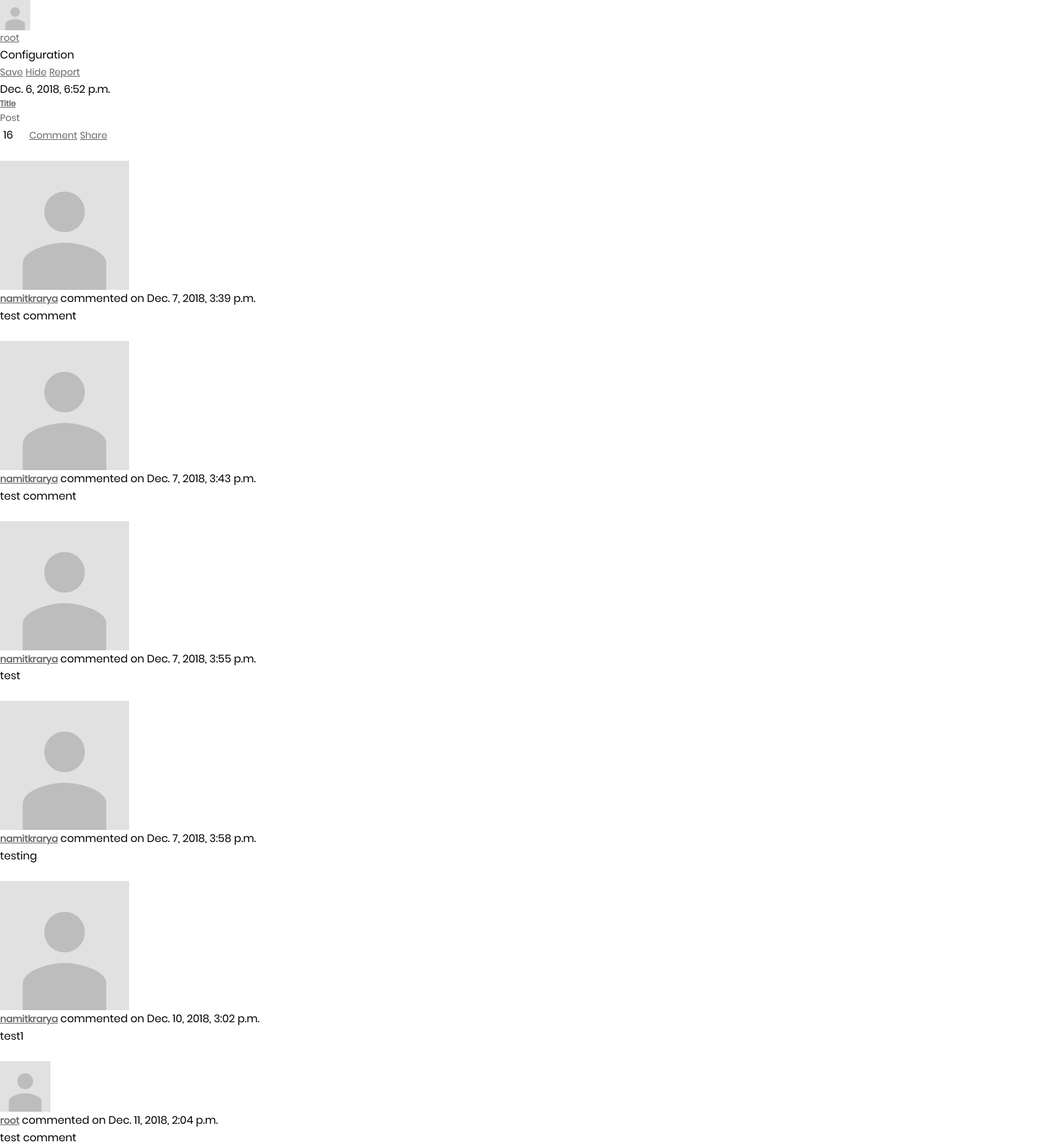
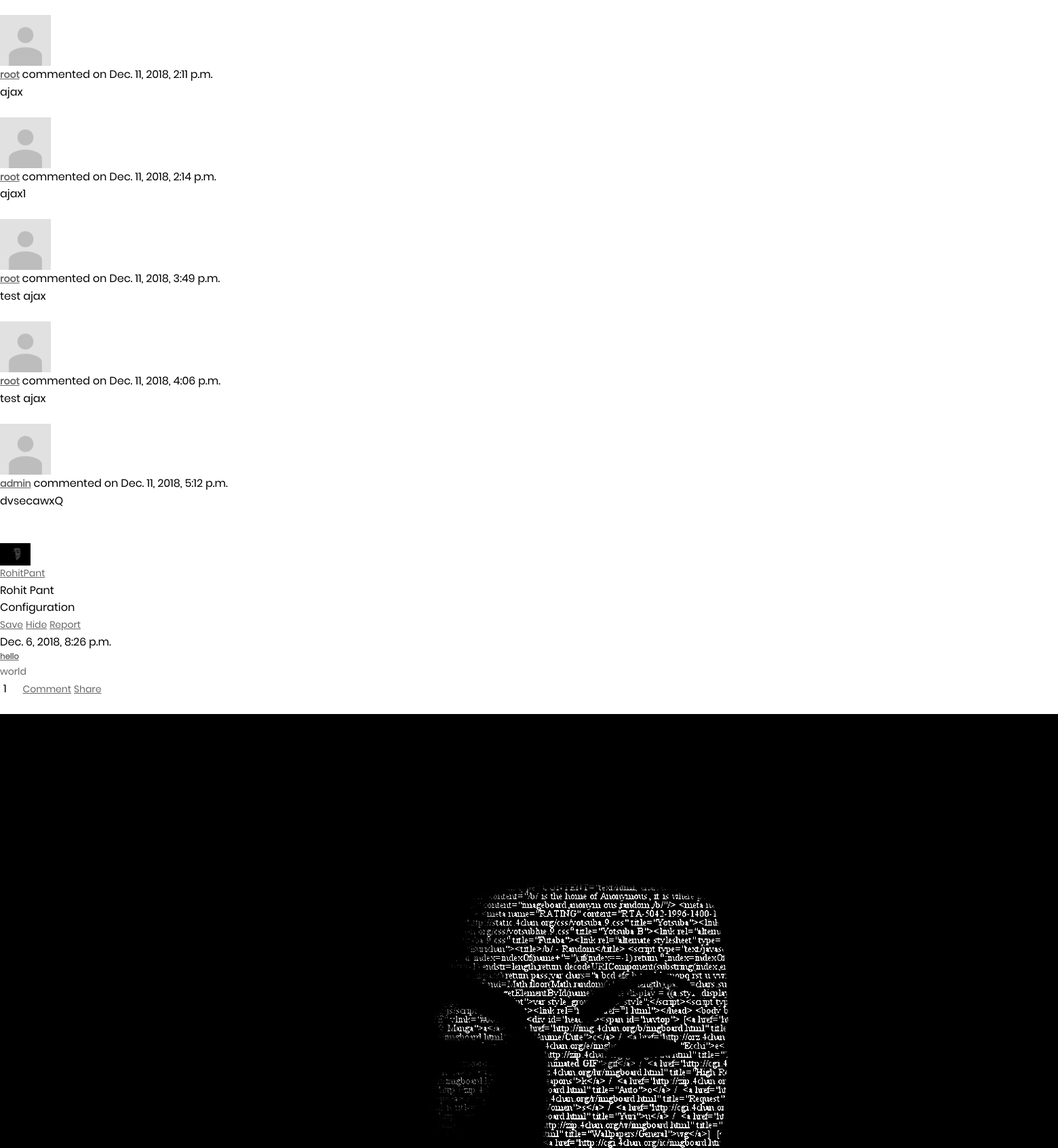
The app's page /update-posts/ (upper part) with its own data (2 pictures, top to bottom).
### profiles/models.py (models this page shows, shortened)
class Post(models.Model):
    title = models.CharField(max_length=255)
    content = models.TextField()
    created_on = models.DateTimeField(auto_now_add=True)
    author = models.ForeignKey(User, related_name='author',on_delete=models.CASCADE)
    upvote = models.ManyToManyField(User, related_name='upvotes')
    downvote = models.ManyToManyField(User, related_name='downvotes')
    vote_count = models.IntegerField(default = 0)

class Profile(models.Model):
    DEPARTMENTS = (
        ('CSE', 'Computer Science and Engineering'),
        ('CE', 'Chemical Engineering'),
        ('BT', 'Bio-Technology'),
        ('CST', 'Chemical Science & Technology'),
        ('CE', 'Civil Engineering'),
        ('ECE', 'Electronics & Communication Engineering'),
        ('EEE', 'Electronics & Electrical Engineering'),
        ('EP', 'Engineering Physics'),
        ('ME', 'Mechanical Engineering'),
        ('MNC', 'Mathematics & Computing'),
    )
    DEGREES = (
        ('PhD', 'Doctorate of Philosophy'),
        ('B.Tech', 'Bachelor of Technology'),
        ('M.Tech', 'Master of Technology'),
        ('B.Des', 'Bachelor of Design'),
        ('M.Des', 'Master of Design')
    )
    department = models.CharField(max_length=3, choices=DEPARTMENTS, blank=True, help_text='Department')
    age = models.IntegerField()
    first_name = models.CharField(max_length=255)
    last_name = models.CharField(max_length=255)
    degree = models.CharField(max_length=6, choices=DEGREES, blank=True, help_text='Degree')
    description = models.CharField(max_length=255, blank=True)
    profile_picture = models.ImageField(upload_to='images/profile_pictures',
                                        default="images/profile_pictures/default.png")
    city = models.CharField(max_length=255)
    user = models.ForeignKey(User, related_name='profile', on_delete=models.CASCADE, null=True)

class Comment(models.Model):
    content = models.TextField()
    created_on = models.DateTimeField(auto_now_add=True)
    author = models.ForeignKey(User,on_delete=models.CASCADE)
    post = models.ForeignKey(Post, related_name='comments', on_delete=models.CASCADE)

### profiles/views.py (the view)
# urls.py: url(r'^update-posts/', views.update_posts, name='update_posts'),
def update_posts(request):
	all_posts = Post.objects.all()
	template_data = {'posts' : all_posts}
	return render(request, 'post.html', template_data)

### profiles/templates/post.html (shortened to what this page needs)
{% block post %}
    {% load static %}
    <link rel="stylesheet" type="text/css" href="{% static 'css/main.css' %}">
    {% for post in posts %}
        <div class="card gedf-card">
            <div class="card-header">
                <div class="d-flex justify-content-between align-items-center">
                    <div class="d-flex justify-content-between align-items-center">
                        <div class="mr-2">
                            {% if post.author.profile.all.count == 0 %}
                                <img class="rounded-circle" width="45" src="{% static 'images/default.png' %}"/>
                            {% else %}
                                {% for profile in post.author.profile.all %}
                                    <img class="rounded-circle" width="45" src="{{profile.profile_picture.url}}">
                                {% endfor %}
                            {% endif %}
                        </div>
                        <div class="ml-2">
                            <div class="h5 m-0"><a href="{% url 'profile-detail' post.author.id %}">{{ post.author.username }}</a></div>
                            {% if post.author.profile.all.count != 0 %}
                                {% for profile in post.author.profile.all %}
                                    <div class="h7 text-muted">{{ profile.first_name }} {{ profile.last_name }}</div>
                                {% endfor %}
                            {% endif %}
                        </div>
                    </div>
                    <div>
                        <div class="dropdown">
                            <div class="dropdown-menu dropdown-menu-right" aria-labelledby="gedf-drop1">
                                <div class="h6 dropdown-header">Configuration</div>
                                <a class="dropdown-item" href="#">Save</a>
                                <a class="dropdown-item" href="#">Hide</a>
                                <a class="dropdown-item" href="#">Report</a>
                            </div>
                        </div>
                    </div>
                </div>
            </div>
            <div class="card-body">
                <div class="text-muted h7 mb-2">  {{ post.created_on }}</div>
                <a class="card-link" href="{% url 'post-detail' post.id %}">
                    <h5 class="card-title">{{ post.title }}</h5>
                </a>
                <p class="card-text">
                    {{ post.content }}
                </p>
            </div>
            <div class="card-footer">
                <span id="votes-{{post.id}}" style="padding-right: 20px; padding-left: 5px;">{{ post.vote_count }}</span>
                <a href="#" class="card-link"> Comment</a>
                <a href="#" class="card-link"> Share</a>
            </div>
        </div>
        <div id="comments-{{post.id}}">
        {% for comment in post.comments.all %}
            <div class="row">
                <div class="col-sm-auto">
                    <div class="thumbnail">
                        {% if comment.author.profile.all.count == 0 %}
                            <img class="img-responsive user-photo" height="75px" width="75px" src="{% static 'images/default.png' %}"/>
                        {% else %}
                            {% for profile in comment.author.profile.all %}
                                <img class="img-responsive user-photo" src="{{profile.profile_picture.url}}">
                            {% endfor %}
                        {% endif %}
                    </div>
                </div>
                <div class="col">
                    <div class="panel panel-default">
                        <div class="panel-heading">
                            <a href="{% url 'profile-detail' comment.author.id %}"><strong>{{comment.author}}</strong></a> <span class="text-muted">commented on {{comment.created_on}}</span>
                        </div>
                        <div class="panel-body">
                            {{comment.content}}
                        </div>
                    </div>
                </div>
            </div>
            <br>
        {% endfor %}
        <br>
        </div>
    {% endfor %}
{% endblock %}

### profiles/static/css/main.css (style rules this page uses)
* { margin: 0px; padding: 0px; box-sizing: border-box; }
a { font-family: Poppins-Regular; font-size: 14px; line-height: 1.7; color: #666666; margin: 0px; transition: all 0.4s; -webkit-transition: all 0.4s; -o-transition: all 0.4s; -moz-transition: all 0.4s; }
h1,h2,h3,h4,h5,h6 { margin: 0px; }
p { font-family: Poppins-Regular; font-size: 14px; line-height: 1.7; color: #666666; margin: 0px; }

### records on screen
Post: author.username "root", created_on "Dec. 6, 2018, 6:52 p.m.", title "Title", content "Post", vote_count "16"
Comment: author "namitkrarya", created_on "Dec. 7, 2018, 3:39 p.m.", content "test comment"
Profile: profile_picture (placeholder picture)
Comment: author "namitkrarya", created_on "Dec. 7, 2018, 3:43 p.m.", content "test comment"
Comment: author "namitkrarya", created_on "Dec. 7, 2018, 3:55 p.m.", content "test"
Comment: author "namitkrarya", created_on "Dec. 7, 2018, 3:58 p.m.", content "testing"
Comment: author "namitkrarya", created_on "Dec. 10, 2018, 3:02 p.m.", content "test1"
Comment: author "root", created_on "Dec. 11, 2018, 2:04 p.m.", content "test comment"
Comment: author "root", created_on "Dec. 11, 2018, 2:11 p.m.", content "ajax"
Comment: author "root", created_on "Dec. 11, 2018, 2:14 p.m.", content "ajax1"
Comment: author "root", created_on "Dec. 11, 2018, 3:49 p.m.", content "test ajax"
Comment: author "root", created_on "Dec. 11, 2018, 4:06 p.m.", content "test ajax"
Comment: author "admin", created_on "Dec. 11, 2018, 5:12 p.m.", content "dvsecawxQ"
Post: author.username "RohitPant", created_on "Dec. 6, 2018, 8:26 p.m.", title "hello", content "world", vote_count "1"
Profile: profile_picture (picture), first_name "Rohit", last_name "Pant"
